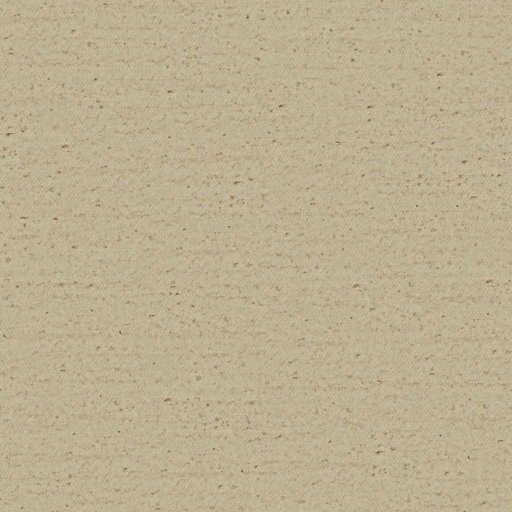
#> input picture assets/acg/Carpet016/Carpet016_Color.jpg, 1024 x 1024 px (shown at 1/2 size)
$ python compose.py ../assets/acg/Carpet016/Carpet016_AmbientOcclusion.jpg ../assets/acg/Carpet016/Carpet016_Color.jpg ../assets/acg/Carpet016/Carpet016_Color.jpg ../assets/acg/Carpet016/Carpet016_Color.jpg 5
#> lines starting #> are read from the running program, lines starting #| are printed output that depends on the picture
#!/usr/bin/env python3
# Comparison images for the critic loop.
#   compose.py vs  <photo.jpg> <ours.png> <out.jpg>          -> labelled side by side: PHOTO | OURS
#   compose.py ab  <photo.jpg> <ours.png> <out.jpg> <seed>   -> blind A | B (seeded order), prints key JSON
# The MLS watermark (bottom-right) is masked on BOTH images so it can't give the photo away.
import sys, json, random
from PIL import Image, ImageDraw, ImageFont, ImageFilter

def load(p):
    im = Image.open(p).convert('RGB')
#> im is the input picture: PIL image 1024x1024 RGB; mean R, G, B 187.6, 176.1, 147.3
    if im.size != (1080, 720): im = im.resize((1080, 720), Image.LANCZOS)
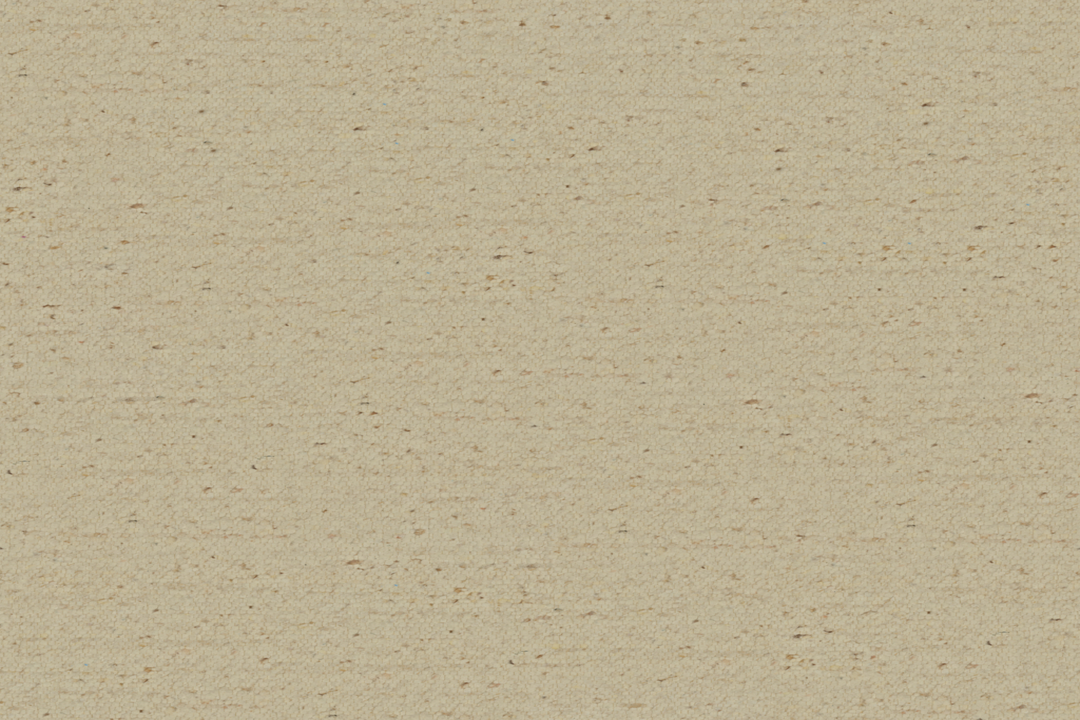
#> im: PIL image 1080x720 RGB; mean R, G, B 187.6, 176.1, 147.3
    return im

def mask_logo(im):
    # cover the MLS logo with a softened copy of the floor just left of it (never blur the red logo itself,
    # which leaves a pink smudge that gives the real photo away in the blind test)
    box = (972, 645, 1080, 720); w = box[2] - box[0]
#> after `box = (972, 645, 1080, 720)`: box = (972, 645, 1080, 720)
#> after `w = box[2] - box[0]`: w = 108
    src = im.crop((box[0] - w - 4, box[1], box[0] - 4, box[3])).transpose(Image.FLIP_LEFT_RIGHT).filter(ImageFilter.GaussianBlur(3))
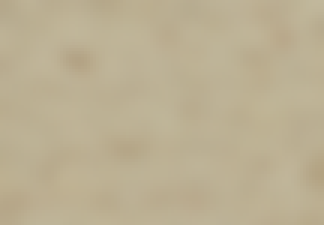
#> src: PIL image 108x75 RGB (shown 3 times larger); mean R, G, B 187.6, 175.8, 146.9
    im.paste(src, box); return im

def font(sz):
    for f in ['/System/Library/Fonts/Helvetica.ttc', '/System/Library/Fonts/SFNS.ttf']:
        try: return ImageFont.truetype(f, sz)
        except Exception: pass
    return ImageFont.load_default()

def label(im, text):
    d = ImageDraw.Draw(im); f = font(30)
    d.rectangle([0, 0, 16 + 20 * len(text), 44], fill=(0, 0, 0)); d.text((10, 5), text, fill=(255, 255, 0), font=f); return im

mode = sys.argv[1]
photo, ours, out = sys.argv[2], sys.argv[3], sys.argv[4]
P, O = mask_logo(load(photo)), mask_logo(load(ours))
if mode == 'vs':
    s = Image.new('RGB', (2160, 720)); s.paste(label(P, 'PHOTO'), (0, 0)); s.paste(label(O, 'OURS'), (1080, 0)); s.save(out, quality=88)
else:
    rnd = random.Random(int(sys.argv[5]) * 7919 + sum(map(ord, out)))
    ours_is = rnd.choice(['A', 'B'])
    A, B = (O, P) if ours_is == 'A' else (P, O)
    s = Image.new('RGB', (2160, 720)); s.paste(label(A.copy(), 'A'), (0, 0)); s.paste(label(B.copy(), 'B'), (1080, 0)); s.save(out, quality=88)
#> after `s = Image.new('RGB', (2160, 720))`: s: PIL image 2160x720 RGB; every value is 0
#> after `s.paste(label(A.copy(), 'A'), (0, 0))`:
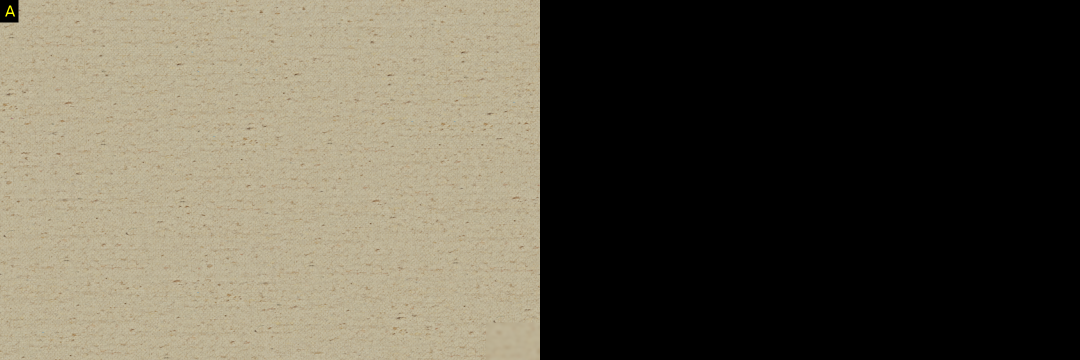
#> s: PIL image 2160x720 RGB (shown at 1/2 size); mean R, G, B 93.6, 87.9, 73.5
#> after `s.paste(label(B.copy(), 'B'), (1080, 0))`:
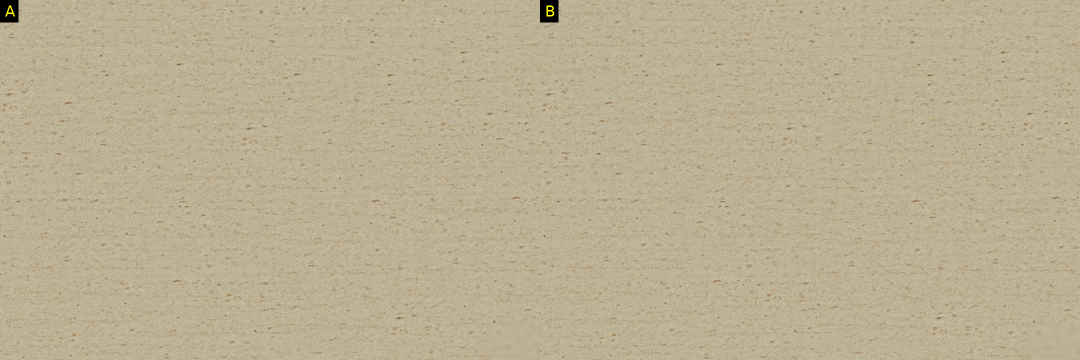
#> s: PIL image 2160x720 RGB (shown at 1/2 size); mean R, G, B 187.2, 175.8, 147
    print(json.dumps({'ours': ours_is}))

$ run again, on assets/acg/Carpet016/Carpet016_Roughness.jpg
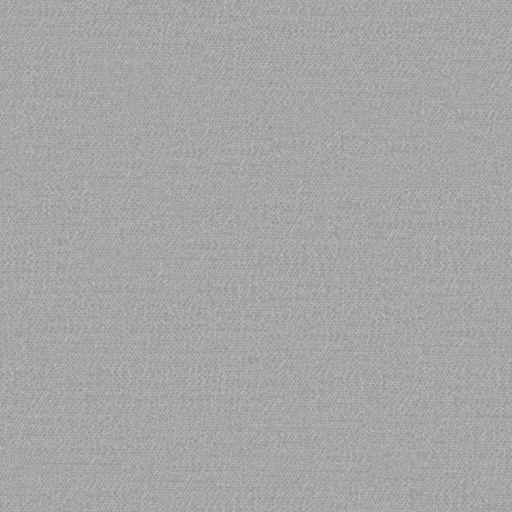
#> input picture assets/acg/Carpet016/Carpet016_Roughness.jpg, 1024 x 1024 px (shown at 1/2 size)
#> in load, `if im.size != (1080, 720): im = im.resize((1080, 720), Image.LANCZOS)`:
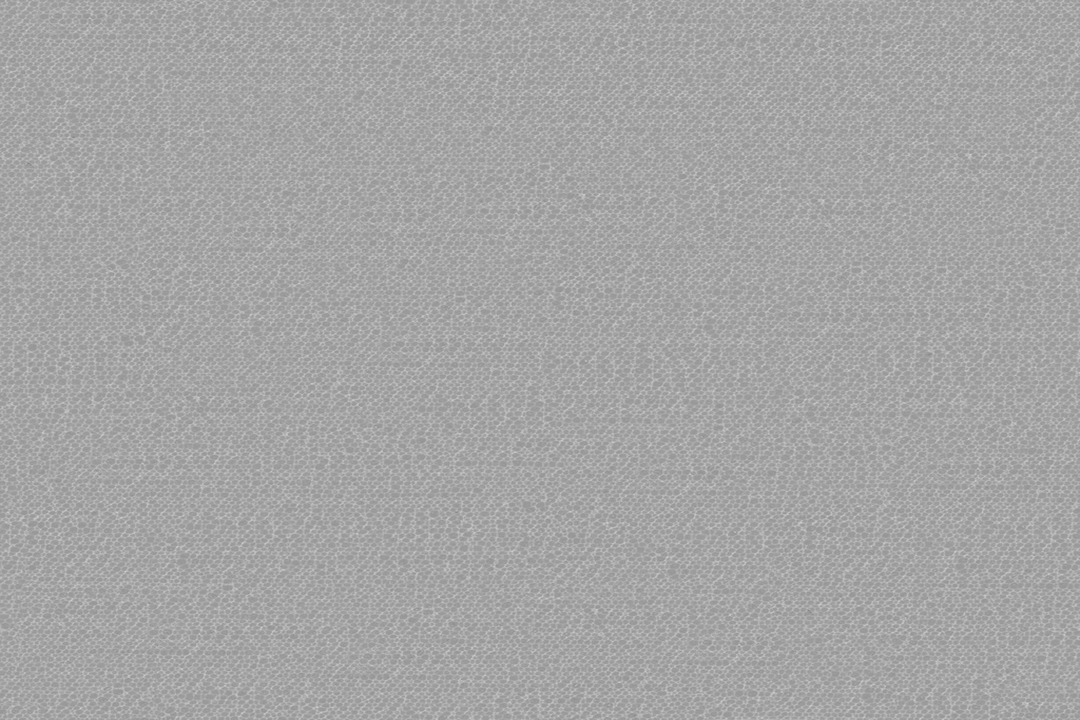
#> im: PIL image 1080x720 RGB; min 131, max 209, mean 165.3
#> box = (972, 645, 1080, 720)
#> w = 108
#> s: PIL image 2160x720 RGB; every value is 0
#> `s.paste(label(B.copy(), 'B'), (1080, 0))`:
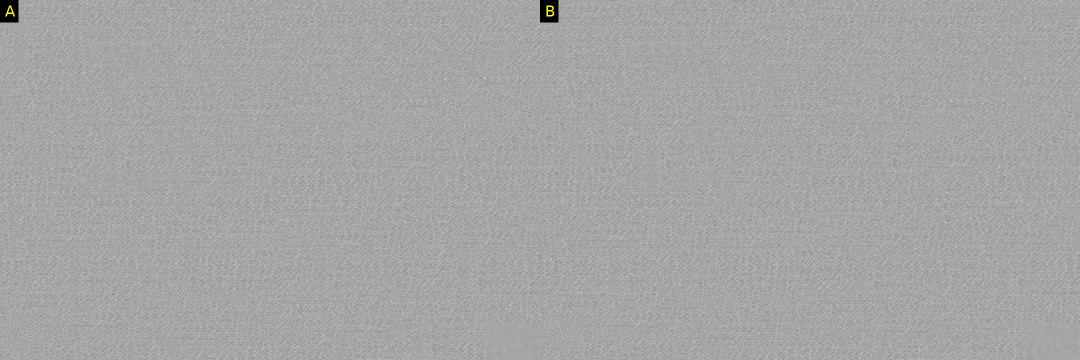
#> s: PIL image 2160x720 RGB (shown at 1/2 size); mean R, G, B 165, 165, 164.9
